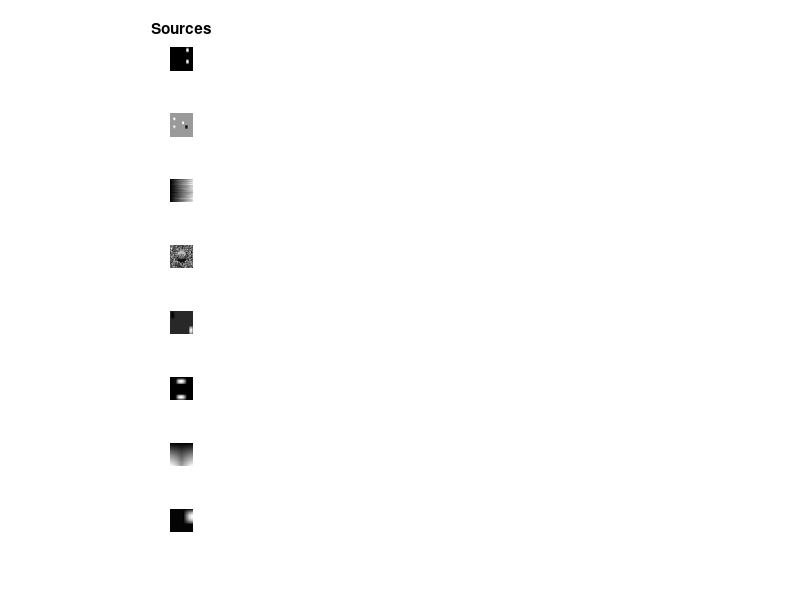

Reproduce this figure in MATLAB. (Note: this script raises an error after producing the figure.)
4%%%%%%%%%%%%%%%%%%%%%%%%%%%%%%%%%%%%%%%%%%%%%%%%%%%%%%%%%%%%%%%%%%%%%%%%%
%Reference
%N. Correa, Y.-O. Li, T. Adali, and V. Calhoun, "Comparison of blind source
%separation algorithms for fMRI using a new Matlab toolbox: GIFT," in 
% Proc. IEEE Int. Conf. Acoust., Speech, Signal Processing (ICASSP),
%Philadelphia, PA, vol. 5, pp. 401-404, March 2005.
%%%%%%%%%%%%%%%%%%%%%%%%%%%%%%%%%%%%%%%%%%%%%%%%%%%%%%%%%%%%%%%%%%%%%%%%%%
clearvars;
close all;
xdim=60;
ydim=60;
ALLsubs=zeros(40,3600);
CURRENTsub = 0;
xy_dim=xdim*ydim;
timeset=100;
num_sources=8;
figure;
%*  *   *   *   *   *   *   *   *   *   *   *   *   *   *
%Source 1
%*  *   *   *   *   *   *   *   *   *   *   *   *   *   *
for subj= 1:40
pd1=2;
pd2=3;
weight = [1, 1, 4, 9, 16, -400, -361, -324, -289, -0.5, -225, -196, -169, -0.01, -121, -100, -81, -64, -49, -36, -25, -16, -9, -4, 25, 36, 49, 64, 81, 100, 121, 144, 169, 196, 225, 256, 289, 324, 361, -0.4, -225, -196, -169];
w=[0:2*pi/(xdim-1):2*pi];
S1=sin(pd1.*w')*sin(pd2.*w);
image(100*S1); title('Sources');
S1n=zeros(60,60);
for j=41:50
    for i=31:45
        S1n(i,j)=S1(i,j)*weight(subj);
    end;
    for i=1:15
        S1n(i,j)=S1(i,j)*(1/weight(subj));
    end;
end;
S1=S1n;
subplot(num_sources,3,1);
imagesc(S1); title('Sources'); axis square, axis off;
colormap gray;

%*  *   *   *   *   *   *   *   *   *   *   *   *   *   *
%Source 2
%*  *   *   *   *   *   *   *   *   *   *   *   *   *   *

pd1=3;
pd2=4;
w=[0:2*pi/(xdim-1):2*pi];
S2=sin(pd1.*w')*sin(pd2.*w);
S2n=zeros(60,60);
for i=11:20
    for j=9:15
        S2n(i,j)=S2(i,j);
    end;
end;
for i=31:40
    for j=9:15
        S2n(i,j)=S2(i,j);
    end;
end;
for i=21:30
    for j=31:37
        S2n(i,j)=S2(i,j);
    end;
end;
S2n=S2n+0.5;
%%deactivation area
S2=S2n;
A=S2(11:20, 9:15);
A=.5+-1*A;
S2(31:40, 39:45)=A;
subplot(num_sources,3,4);
imagesc(S2); axis square, axis off;
colormap gray;


%*  *   *   *   *   *   *   *   *   *   *   *   *   *   *
%Source 3
%*  *   *   *   *   *   *   *   *   *   *   *   *   *   *

S3=zeros(60,60);
for j=2:60
    for i=1:60
        S3(i,j)=S3(i,j-1)+rand(1)/40;
    end;
end;

subplot(num_sources,3,7);
imagesc(S3); axis square, axis off;
colormap gray;

%*  *   *   *   *   *   *   *   *   *   *   *   *   *   *
%Source 4
%*  *   *   *   *   *   *   *   *   *   *   *   *   *   *
%newshifted gaussian
S4=0+ 0.3 *randn(60,60);
cnt=1;
for i=20-cnt:-1:16
    for j=20+cnt:40-cnt
        S4(i,j)=0.25;
    end
    cnt=cnt+2;
end
cnt=1;
for j=20:40
    for i=25:-1:20
       S4(i,j)=0.25;
    end
end 
for i=22+cnt:1:25
    for j=30-cnt:30+cnt
        S4(i,j)=S4(i,j)-0.20;
    end
    cnt=cnt+3;
end
cnt=1;
 for i=40+cnt:1:44
    for j=20+cnt:40-cnt
        S4(i,j)=-0.25;
    end
    cnt=cnt+2;
end       
 cnt=1;
for j=20:40
    for i=40:-1:34
       S4(i,j)=-0.25;
    end
end 
for i=38-cnt:-1:34
    for j=30-cnt:30+cnt
        S4(i,j)=S4(i,j)+0.20;
    end
    cnt=cnt+3;
end       

S_4=zeros(60,60);
for i=2:59
    for j=2:59
        for s=1:3
            for t=1:3
                S_4(i,j)=S_4(i,j)+S4(i-2+s,j-2+t);
                t=t+1;
            end
            s=s+1;
        end
    end
end

S4=S_4;
subplot(num_sources,3,10);
imagesc(S4); axis square, axis off;
colormap gray;
% 

%*  *   *   *   *   *   *   *   *   *   *   *   *   *   *
%Source 5
%*  *   *   *   *   *   *   *   *   *   *   *   *   *   *
pd1=.5;
pd2=.9;
w=[0:4*pi/(xdim-1):4*pi];
t3=sin(pd1.*w')*sin(pd2.*w);
test=t3(33:57,35:50);
B=imresize(test,[21 11], 'bilinear');
S5=zeros(60,60);
S5(1:21,3:13)=B;
S5(40:60,50:60)=-5*B;
subplot(num_sources,3,13);
imagesc(S5); axis square, axis off;
colormap gray;

%*  *   *   *   *   *   *   *   *   *   *   *   *   *   *
%Source 6
%*  *   *   *   *   *   *   *   *   *   *   *   *   *   *
pd1=.5;
pd2=.9;
w=[0:4*pi/(xdim-1):4*pi];
S6=sin(pd1.*w')*sin(pd2.*w);
S6(:,1:33)=0;
S6(:,51:end)=0;
S6=rot90(rot90(S6));
s6=zeros(60,60);
s6(15:44,1:20)=S6(31:60,11:30);
s6(15:44,41:60)=S6(31:60,11:30);
s6=rot90(s6);
S6=s6;
subplot(num_sources,3,16),imagesc(S6);axis square, axis off;
colormap gray;

%*  *   *   *   *   *   *   *   *   *   *   *   *   *   *
%Source 7
%*  *   *   *   *   *   *   *   *   *   *   *   *   *   *
pd1=.1;
pd2=.2;
w=[0:2*pi/(xdim-1):2*pi];
S7=sin(pd1.*w')*sin(pd2.*w);
S7(:,1:30)=fliplr(S7(:,31:60));
% pd1=2;
% pd2=1;
% w=[0:3*pi/(xdim-1):3*pi];
% S7=sin(pd1.*w')*cos(pd2.*w);
% S7(:,1:11)=0;
% S7(:,30:end)=0;
% S7(1:50,:)=0;
% S7(60:end,:)=0;
% temp=rot90(S7);
% temp=rot90(temp);
% S7=S7+temp;
% S7=rot90(S7);
% T=zeros(60,60);
% T(10:40,50:60)=S7(25:55,50:60);
% S7=T;
% S7=fliplr(S7);
subplot(num_sources,3,19),imagesc(S7); axis square, axis off;

%*  *   *   *   *   *   *   *   *   *   *   *   *   *   *
%Source 8
%*  *   *   *   *   *   *   *   *   *   *   *   *   *   *
pd1=0.5;
pd2=0.4;
w=[0:3*pi/(xdim-1):3*pi];
S8=sin(pd1.*w')*cos(pd2.*w);
temp=zeros(60,60);
temp(1:38,1:26)=S8(1:38,1:26);
S8=fliplr(temp);
subplot(num_sources,3,22),imagesc(S8); axis square, axis off;


s=zeros(xy_dim,num_sources);
S_temp=randn(1,3600);
[f_temp,x_temp] = ksdensity((S_temp/max(abs(S_temp))),'width',0.1);


%reshaping the sources and plotting the histograms
S(1,:)=reshape(S1,1,xy_dim);
s(:,1)=(S(1,:)');
tp = (s(:,1)'-mean(s(:,1)))/(max(abs(s(:,1))));
%/(max(abs(s(:,1))));
%figure,subplot(5,1,1),hist(tp,61);
kurtosis(tp')-3
[f,x,u] = ksdensity(tp,'width',0.08);
subplot(num_sources,3,2);
hold on;
plot(x,f);
plot(x_temp,f_temp,':');title('Source pdf');
axis([-2 2 0 5]); 
%box on;
colormap gray;
S(2,:)=reshape(S2,1,xy_dim);
s(:,2)=(S(2,:)');
tp = (s(:,2)'-mean(s(:,2)))/(max(abs(s(:,2))));
%subplot(5,1,2),hist(tp,61);
kurtosis(tp')-3
[f,x,u] = ksdensity(tp,'width',0.08);
subplot(num_sources,3,5);
hold on;
plot(x_temp,f_temp,':');
plot(x,f);
axis([-2 2 0 5]);
colormap gray;
S(3,:)=reshape(S3,1,xy_dim);
s(:,3)=(S(3,:)');
tp = (s(:,3)'-mean(s(:,3)))/(max(abs(s(:,3))));
%subplot(5,1,3),hist(tp,61);
kurtosis(tp')-3
[f,x] = ksdensity(tp,'width',0.08);
subplot(num_sources,3,8);
hold on;
plot(x_temp,f_temp,':');
plot(x,f);
axis([-2 2 0 5]);
colormap gray;
S(4,:)=reshape(S4,1,xy_dim);
s(:,4)=(S(4,:)');
tp = (s(:,4)'-mean(s(:,4)))/(max(abs(s(:,4))));
%subplot(5,1,4),hist(tp,61);
kurtosis(tp')-3
[f,x] = ksdensity(tp,'width',0.08);
subplot(num_sources,3,11);
hold on;
plot(x_temp,f_temp,':');
plot(x,f);
axis([-2 2 0 5]);
colormap gray;
S(5,:)=reshape(S5,1,xy_dim);
s(:,5)=(S(5,:)');
tp = (s(:,5)'-mean(s(:,5)))/(max(abs(s(:,5))));
%subplot(5,1,5),hist(tp,61);
kurtosis(tp')-3
[f,x] = ksdensity(tp,'width',0.08);
subplot(num_sources,3,14);
hold on;
plot(x_temp,f_temp,':');
plot(x,f);
axis([-2 2 0 5]);
colormap gray;
S(6,:)=reshape(S6,1,xy_dim);
s(:,6)=(S(6,:)');
tp = (s(:,6)'-mean(s(:,6)))/(max(abs(s(:,6))));
%subplot(5,1,5),hist(tp,61);
kurtosis(tp')-3
[f,x] = ksdensity(tp,'width',0.08);
subplot(num_sources,3,17);
hold on;
plot(x_temp,f_temp,':');
plot(x,f);
axis([-2 2 0 5]);
colormap gray;
S(7,:)=reshape(S7,1,xy_dim);
s(:,7)=(S(7,:)');
tp = (s(:,7)'-mean(s(:,7)))/(max(abs(s(:,7))));
%subplot(5,1,5),hist(tp,61);
kurtosis(tp')-3
[f,x] = ksdensity(tp,'width',0.08);
subplot(num_sources,3,20);
hold on;
plot(x_temp,f_temp,':');
plot(x,f);
axis([-2 2 0 5]);
colormap gray;
S(8,:)=reshape(S8,1,xy_dim);
s(:,8)=(S(8,:)');
tp =(s(:,8)'-mean(s(:,8)))/(max(abs(s(:,8))));
%subplot(5,1,5),hist(tp,61);
kurtosis(tp')-3
[f,x] = ksdensity(tp,'width',0.08);
subplot(num_sources,3,23);
hold on;
plot(x_temp,f_temp,':');
plot(x,f);
axis([-2 2 0 5]);
colormap gray;
%*  *   *   *   *   *   *   *   *   *   *   *   *   *   *
%*  *   *                                       *   *   *
%*  *   *                                       *   *   *
%               create timecourses:
%*  *   *                                       *   *   *
%*  *   *                                       *   *   *
%*  *   *   *   *   *   *   *   *   *   *   *   *   *   *
%spike_col               = zeros([timeset 1]);
rand_col                = zeros([timeset 1]);  %Time course 5
rand_plus_constant_col  = zeros([timeset 1]);  %Time course 4
sin_col                 = zeros([timeset 1]);  %Time course 3
a_col                   = ones([timeset+20 1]);%Time course 1
derivative_col          = zeros([1 timeset+1]);%Time course 2
constant                =0.25;

%Time course 1
a_col_n = ones([timeset+20 1]);
for i=1:2:10
a_col_n(12*i+1:12*i+12)=-1;
%a_col=a_col';
end
%figure; plot(1:120,a_col);
x = (1:1:12);
y = normpdf(x,6,0.8);
y=y';
%figure,plot(1:12,y);
z=conv(a_col_n,y);
%figure,plot(1:131,z);
for i=1:100
alternating_col_new(i)=z(i+7);
end

for i=1:2:12
a_col(10*i+1:10*i+10)=-1;
%a_col=a_col';
end
%figure; plot(1:120,a_col);
x = (1:1:12);
y = normpdf(x,6,0.8);
y=y';
%figure,plot(1:12,y);
z=conv(a_col,y);
%figure,plot(1:131,z);
for i=1:timeset
alternating_col(i)=z(i+7);
end


%Time course 2
alternating_col=alternating_col';
for i=1:timeset
d(i)=alternating_col(i);
end
d(1,101)=z(108,1);
dif=diff(d);
derivative_col=dif';

%Time course 3
w_col= [0:2*pi/(timeset-1):2*pi];
sin_col= sin(w_col');
tmp=zeros(size(sin_col));
tmp(1:50,:)=sin_col(1:50,1);
tmp(51:100,:)=sin_col(51:100,1)-1;
sin_col=tmp;

% Time course 4
rand_plus_constant_col  = 0.5 + 0.05* randn([timeset 1]);
rand_plus_constant_col(timeset-30:timeset)=rand_plus_constant_col(timeset-30:timeset)+constant; 

%Time course 5
rand_col  = 0.75 + 0.07* randn([timeset 1]);

%Time Course 6
% triangle_col=zeros(100,1);
% count=0;
% for i=1:100
%     value=count/10+ 0.05* randn;
%     %value=value+1*count;
%     triangle_col(i,1)=value;
%     count=count+1;
%     count=mod(count,10);
% end
% triangle_col=(-1)*triangle_col+1;


t=1:1:20;
x = (0.01:0.1:10);
p  = fpdf(x,5,20);
x1=zeros(1,20);
j=1;
for i=1: 20
x1(1,i)=p(1,j);
j=j+2;
end;
t=1:1:100;
x2=zeros(1,100);
c=0;
for i=1:5
    for j=1:20
        x2(1,j+c)=x1(1,j);
    end;
    c=c+20;
end;
t=zeros(1,100);
t(1,1:20)=x2(1,1:20);
t(1,9:18)=t(1,9:18)+x2(1,21:30);
t(1,21:40)=t(1,1:20);
t(1,41:60)=t(1,1:20);
t(1,61:80)=t(1,1:20);
t(1,81:100)=t(1,1:20);


%Time Course 7
exponential_col=zeros(100,1);
for i=1:100
    exponential_col(i,1)=i^2/10000+.1*randn;
end

%Time Course 8
spike_col=zeros(1,100);
spike_col= 0.2 + 0.1* randn([timeset 1]);
A=23;
spike_col(35,1)=spike_col(35,1)-2;

%populate W with columns we have created
W(:,1)=alternating_col_new';
W(:,2)=derivative_col;
%W(:,2)=spike_col;
W(:,3)=sin_col;
W(:,4)=rand_plus_constant_col;
W(:,5)=rand_col;
W(:,6)=t';
W(:,7)=exponential_col;
W(:,8)=spike_col;
subplot(num_sources,3,3);   plot(1:timeset, W(:,1)); title('Timescales');
subplot(num_sources,3,6);   plot(1:timeset, W(:,2));
subplot(num_sources,3,9);   plot(1:timeset,W(:,3));
subplot(num_sources,3,12);  plot(1:timeset,W(:,4));
subplot(num_sources,3,15);  plot(1:timeset, W(:,5));
subplot(num_sources,3,18);   plot(1:timeset,W(:,6));
subplot(num_sources,3,21);  plot(1:timeset,W(:,7));
subplot(num_sources,3,24);  plot(1:timeset, W(:,8));
%generate data
%data = sources * mixing matrix
%%data=mixing matrix *sources
%X=S*W;
X=W*S;
CURRENTsub = CURRENTsub + 1;
ALLsubs(CURRENTsub,:) = (mean(X))';
figure;
for i=1:timeset
subplot(10,10,i);
image(100*reshape(X(i,:),xdim, ydim));
colormap gray;
axis off;
end
end
save ALLsubs.mat ALLsubs
